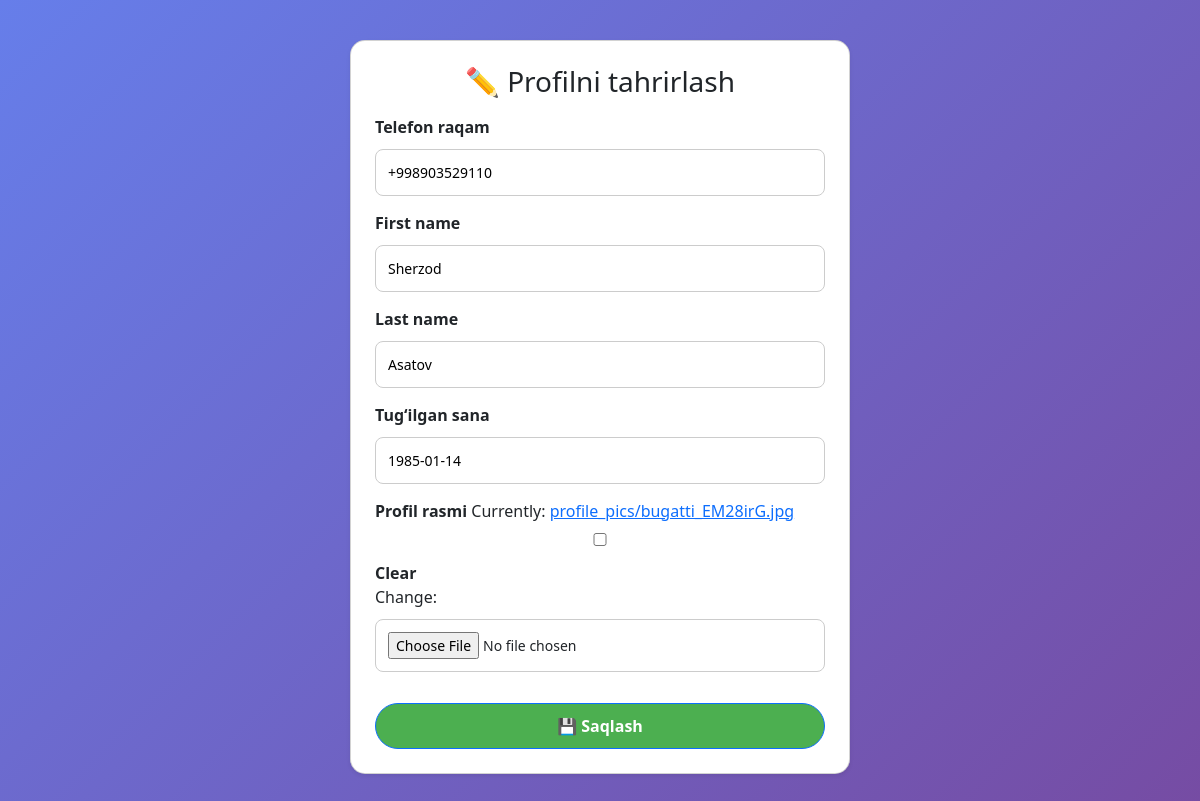
The app's page /profile/edit/ (signed in) with its own data.
### users/models.py (models this page shows, shortened)
class CustomUser(AbstractUser):
    username = None
    phone_number = models.CharField(max_length=15, unique=True)
    birth_date = models.DateField(null=True, blank=True)
    profile_picture = models.ImageField(upload_to='profile_pics/', default="profile_pics/default.jpg", blank=True)
    USERNAME_FIELD = 'phone_number'
    REQUIRED_FIELDS = []
    objects = CustomUserManager()

### users/views.py (the view)
# urls.py: path('profile/edit/', views.profile_edit, name='profile_edit'),
@login_required(login_url='login')
def profile_edit(request):
    user = request.user
    if request.method == 'POST':
        form = UserUpdateForm(request.POST, request.FILES, instance=user)
        if form.is_valid():
            form.save()
            return redirect('profile', pk=user.pk)
    else:
        form = UserUpdateForm(instance=user)
    return render(request, 'users/profile_edit.html', {'form': form, 'title': 'Profilni tahrirlash'})

### users/forms.py
class UserUpdateForm(forms.ModelForm):
    class Meta:
        model = CustomUser
        fields = [
            'phone_number',
            'first_name',
            'last_name',
            'birth_date',
            'profile_picture'
        ]

### templates/users/profile_edit.html (shortened to what this page needs)
{% extends 'base.html' %}
{% block content %}
<div class="card p-4 shadow-sm" style="max-width:500px; margin:auto;">
    <h3 class="text-center mb-3">✏️ Profilni tahrirlash</h3>
    <form method="post" enctype="multipart/form-data">
        <label>Telefon raqam</label>
        {{ form.phone_number }}
        <label>First name</label>
        {{ form.first_name }}
        <label>Last name</label>
        {{ form.last_name }}
        <label>Tug‘ilgan sana</label>
        {{ form.birth_date }}
        <label>Profil rasmi</label>
        {{ form.profile_picture }}
        <button type="submit" class="btn btn-primary w-100 mt-3 rounded-pill">
            💾 Saqlash
        </button>
    </form>
</div>
{% endblock %}

### templates/base.html (style rules this page uses)
* { margin: 0; padding: 0; box-sizing: border-box; }
body { font-family: 'Segoe UI', sans-serif; background: linear-gradient(135deg, #667eea, #764ba2); min-height: 100vh; color: #333; }
.card { background: #fff; padding: 25px; border-radius: 15px; box-shadow: 0 10px 25px rgba(0,0,0,0.15); margin-bottom: 20px; transition: 0.3s; }
.btn { display: inline-block; padding: 10px 16px; border-radius: 8px; text-decoration: none; color: #fff; font-weight: bold; margin-right: 5px; transition: 0.3s; }
.btn-primary { background: #4CAF50; }
input, textarea { width: 100%; padding: 12px; margin: 10px 0 15px; border-radius: 8px; border: 1px solid #ccc; font-size: 14px; }
label { font-weight: bold; }

### records on screen
CustomUser: phone_number "+998903529110", first_name "Sherzod", last_name "Asatov", birth_date "1985-01-14"
